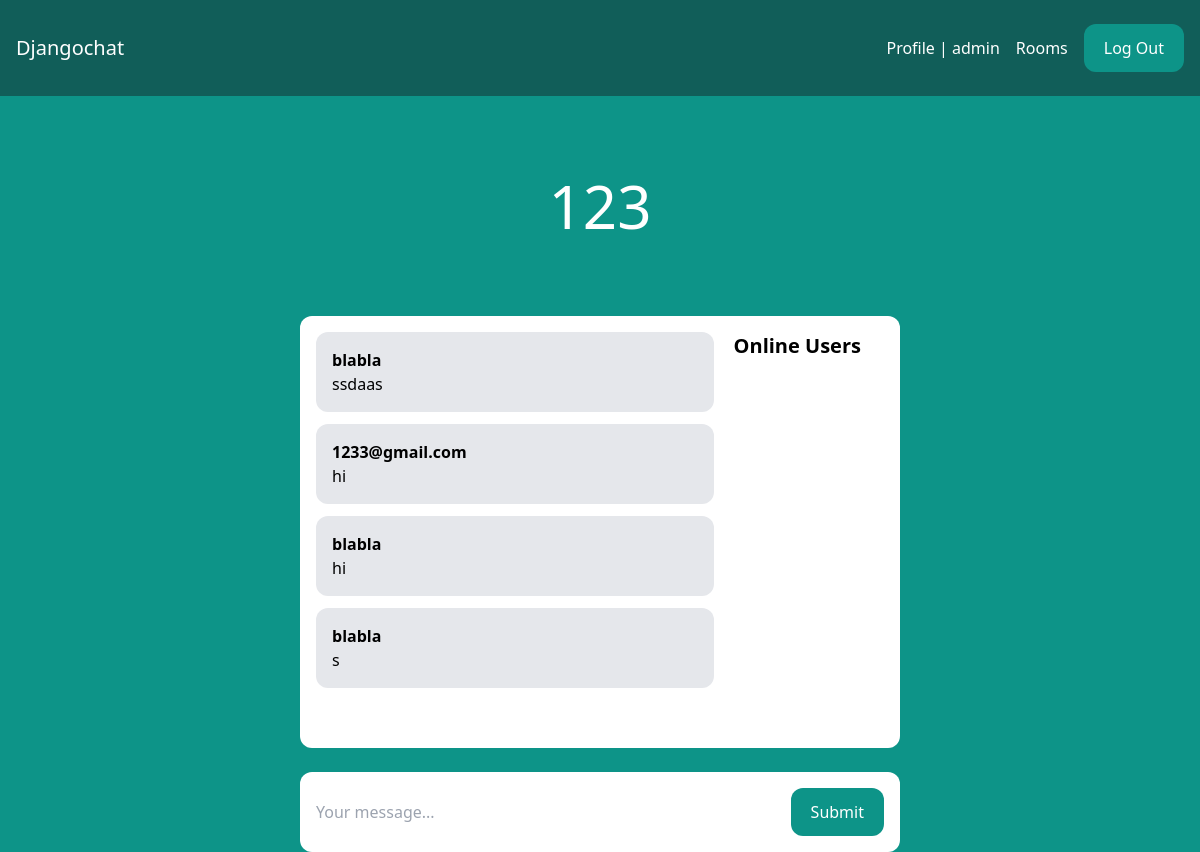
Screenshot of /rooms/33/ (signed in) with the database file from the repository.
### chat/models.py (models this page shows, shortened)
class Room(models.Model):
    name = models.CharField(max_length=255)
    slug = models.SlugField(unique=True)
    users = models.ManyToManyField(User, related_name='room_users', blank=True, default=None)

class Message(models.Model):
    room = models.ForeignKey(Room, related_name='messages', on_delete=models.CASCADE)
    user = models.ForeignKey(User, related_name='user', on_delete=models.CASCADE)
    content = models.TextField()
    date_added = models.DateTimeField(auto_now_add=True)
    class Meta:
        ordering = ('date_added',)

### chat/views.py (the view)
# urls.py: path("<str:room_name>/", views.room, name="room"),
@login_required
def room(request, room_name):
    room = get_object_or_404(Room, slug=room_name)
    messages = Message.objects.filter(room=room).order_by('-date_added')[:25]
    online_users = room.users.all()
    logging.debug(f"online_users: {online_users}")
    return render(request, 'room.html', {'room': room, 'messages': messages, 'online_users': online_users})

### templates/room.html (shortened to what this page needs)
{% extends 'base.html' %}
{% block content %}
    <div class="p-10 lg:p-20 text-center">
        <h1 class="text-3xl lg:text-6xl text-white">{{ room.name }}</h1>
    </div>
    <div class="lg:w-2/4 mx-4 lg:mx-auto p-4 bg-white rounded-xl">
        <div class="chat-messages-wrapper">
            <div class="chat-messages space-y-3" id="chat-messages">
                {% for message in messages reversed %}
                    <div class="p-4 bg-gray-200 rounded-xl">
                        <p class="font-semibold">{{ message.user.username }}</p>
                        <p>{{ message.content }}</p>
                    </div>
                {% endfor %}
            </div>
            <div class="online-users-wrapper">
                <div class="online-users">
                    <h2 class="text-xl font-semibold">Online Users</h2>
                </div>
            </div>
        </div>
    </div>
    <div class="lg:w-2/4 mt-6 mx-4 lg:mx-auto p-4 bg-white rounded-xl">
        <form method="post" action="." class="flex">
            <input type="text" name="content" class="flex-1 mr-3" placeholder="Your message..." id="chat-message-input">
            <button class="px-5 py-3 rounded-xl text-white bg-teal-600 hover:bg-teal-700" id="chat-message-submit">
                Submit
            </button>
        </form>
    </div>
{% endblock %}

### templates/base.html (shortened to what this page needs)
<!DOCTYPE html>
<html lang="en">
<head>
    <script src="https://cdn.tailwindcss.com"></script>
</head>
<body class="bg-teal-600">
<nav class="flex items-center justify-between px-4 py-6 bg-teal-800">
    <div>
        <a href="/" class="text-xl text-white">Djangochat</a>
    </div>
    <div class="flex items-center space-x-4">
        {% if request.user.is_authenticated %}
            <a href="{% url 'user_profile' user.username %}" class="text-white hover:text-gray-200">Profile
                | {{ user }}</a>
            <a href="/rooms/" class="text-white hover:text-gray-200">Rooms</a>
            <a href="/logout/" class="px-5 py-3 rounded-xl text-white bg-teal-600 hover:bg-teal-700">Log Out</a>
        {% else %}
            <a href="/login/" class="text-white hover:text-gray-200">Log in</a>
            <a href="/signup/" class="px-5 py-3 rounded-xl text-white bg-teal-600 hover:bg-teal-700">Sign Up</a>
        {% endif %}
    </div>
</nav>
{% block content %}
{% endblock %}
</body>
</html>

### templates/room.html (style rules this page uses)
.chat-messages-wrapper { display: flex; }
.chat-messages { width: 70%; }
.online-users-wrapper { width: 30%; padding-left: 20px; }
.online-users { height: 200px; overflow-y: auto; }

### rows the page displays
Room: name "123"
Message: user.username "blabla", content "ssdaas"
Message: user.username "1233@gmail.com", content "hi"
Message: user.username "blabla", content "hi"
Message: user.username "blabla", content "s"

### other values shown
{{ user }} "admin"
